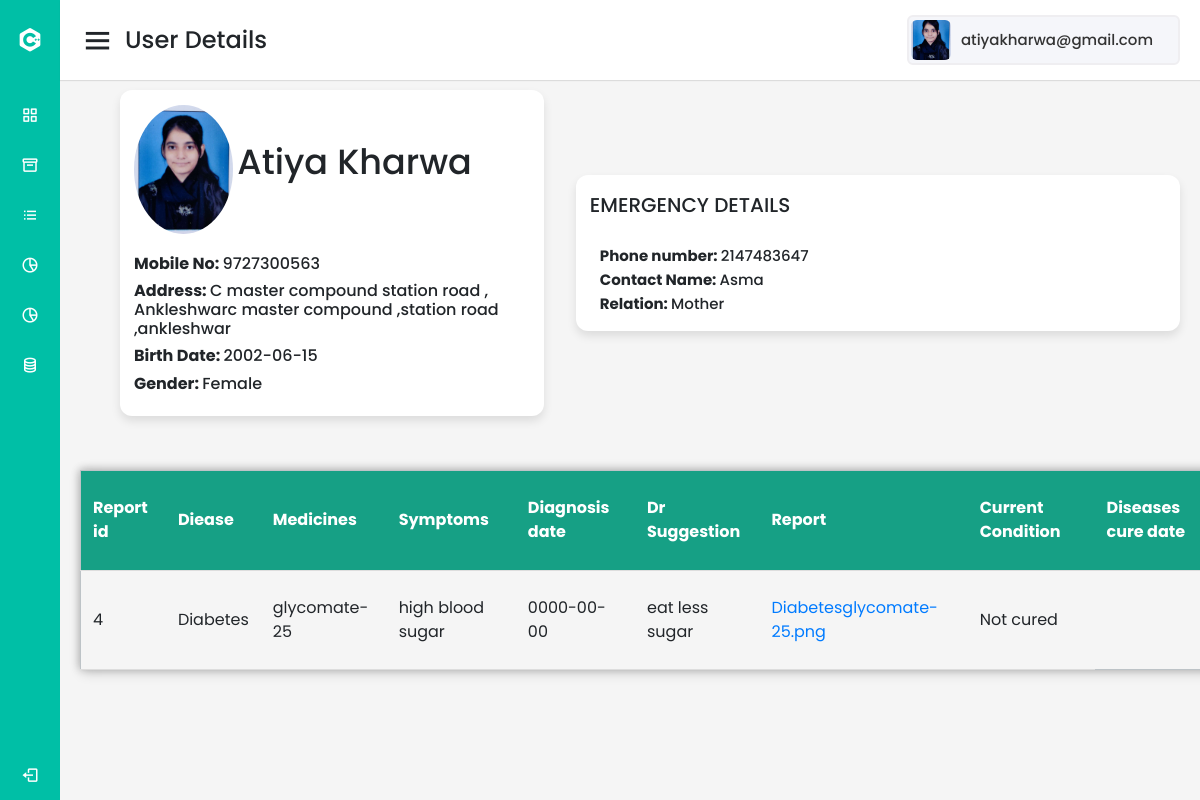
The app's page /patient/pt_dashboard.php (signed in) with its own data.
### tables this page shows
CREATE TABLE IF NOT EXISTS `master_patient_table` (
  `p_name` varchar(50) NOT NULL,
  `healthcardnumber` bigint(12) NOT NULL,
  `phoneno` varchar(11) NOT NULL,
  `address` varchar(250) NOT NULL,
  `email` varchar(50) NOT NULL,
  `bloodgroup` varchar(3) NOT NULL,
  `gender` varchar(10) NOT NULL,
  `age` int(3) NOT NULL,
  `aadhar_no` varchar(12) NOT NULL,
  `emergency_no` varchar(12) NOT NULL,
  `emc_name` varchar(50) NOT NULL,
  `emc_relation` varchar(50) NOT NULL,
  `date_issue_hc` date NOT NULL,
  `fileloc` text NOT NULL,
  `dob` date NOT NULL,
  KEY `healthcardnumber` (`healthcardnumber`)
);

CREATE TABLE IF NOT EXISTS `disease_table1` (
  `pa_hc_no` bigint(12) NOT NULL,
  `d_name` varchar(50) NOT NULL,
  `dr_id` int(10) NOT NULL,
  `medicines` varchar(250) NOT NULL,
  `symtoms` varchar(250) NOT NULL,
  `d_date` date NOT NULL,
  `suggest` varchar(250) NOT NULL,
  `report` varchar(250) NOT NULL,
  `ongoind_d_no` int(5) NOT NULL,
  `disease_id` int(11) NOT NULL AUTO_INCREMENT,
  `d_show` int(11) NOT NULL,
  PRIMARY KEY (`disease_id`),
  KEY `pa_hc_no` (`pa_hc_no`),
  KEY `dr_id` (`dr_id`)
);

### patient/pt_dashboard.php (the view, shortened to what this page needs)
<?php
include "config.php";
?>
<!DOCTYPE html>
<html lang="en">
<head>
    <link rel="stylesheet" href="css/style.css">
    <link href='https://unpkg.com/boxicons@2.0.7/css/boxicons.min.css' rel='stylesheet'>
    <link rel="stylesheet" href="https://cdn.jsdelivr.net/npm/bootstrap@4.0.0/dist/css/bootstrap.min.css">
    <link rel="stylesheet" href="css1/report.css">
</head>
<body>
    <div class="sidebar">
    <div class="logo-details">
      <i class='bx bxl-c-plus-plus'></i>
      <span class="logo_name">HealthCard</span>
    </div>
      <ul class="nav-links">
        <li>
          <a href="pt_dashboard.php" class="active">
            <i class='bx bx-grid-alt' ></i>
            <span class="links_name">Dashboard</span>
          </a>
        </li>
        <li>
          <a href="pt_add_vaccine.php">
            <i class='bx bx-box' ></i>
            <span class="links_name">Vaccine Report</span>
          </a>
        </li>
        <li>
          <a href="see_hc_card.php">
            <i class='bx bx-list-ul' ></i>
            <span class="links_name">Health Card</span>
          </a>
        </li>
        <li>
          <a href="search_clinic.php">
            <i class='bx bx-pie-chart-alt-2' ></i>
            <span class="links_name">Clinic List</span>
          </a>
        </li>
        <li>
          <a href="allergie.php">
            <i class='bx bx-pie-chart-alt-2' ></i>
            <span class="links_name">Allergy</span>
          </a>
</li>
        <li>
          <a href="control_report.php">
            <i class='bx bx-coin-stack' ></i>
            <span class="links_name">Control Report</span>
          </a>
        </li>
        <li class="log_out">
          <a href="logout.php">
            <i class='bx bx-log-out'></i>
            <span class="links_name">Log out</span>
          </a>
        </li>
      </ul>
  </div>
  <section class="home-section">
    <nav>
      <div class="sidebar-button">
        <i class='bx bx-menu sidebarBtn'></i>
        <span class="dashboard">User Details</span>
      </div>
      <div class="profile-details">
        <img src="<?php echo $_SESSION['pa_hc_no'];?>.png" alt="">
        <span class="admin_name"><?php echo $_SESSION['email']?></span>
      </div>
    </nav>
 <?php
$sql = "SELECT * FROM master_patient_table WHERE healthcardnumber = '{$_SESSION['pa_hc_no']}'";
$result = mysqli_query($con,$sql);
if(mysqli_num_rows($result) > 0 ){
  while($row = mysqli_fetch_assoc($result)) {
  $name = $row['p_name'];
  $address = $row['address'];
  $phone = $row['phoneno'] ;
  $gender = $row['gender'];
  $dob = $row['dob'];
  $emname = $row['emc_name'];
  $emcno = $row['emergency_no'];
  $emcrela = $row['emc_relation'];
  }}
?>
 <div class="home-content">
  <div class="overview-boxes">
    <div class="box">
      <div class="right-side">
          <img src="<?php echo $_SESSION['pa_hc_no'];?>.png" class="images">
        <div class="number"><?php echo $name?><br>
        </div>
         <h6 ><br><b>Mobile No: </b><?php echo $phone?></h6>
         <h6 ><b>Address: </b><?php echo $address?></h6>
         <h6><b>Birth Date: </b><?php echo $dob?></h6>
        <h6><b>Gender: </b><?php echo $gender?> </h6>
      </div>
    </div>
    <div class="box2">
      <div class="right-side">
          <div class="box-topic">EMERGENCY DETAILS</div><br>
        <div class="number"><b>Phone number: </b> <?php echo $emcno ?></div><br>
        <div class="number"><b>Contact Name:  </b><?php echo $emname?>  </div><br>
        <div class="number"><b>Relation:  </b> <?php echo $emcrela?> </div><br>
      </div>
    </div>
  </div>
  </div>
<div class="sales-boxes">
    <div class="recent-sales box"><br><br>
      <div class="sales-details">
      <?php
 $hc = $_SESSION['pa_hc_no'];
 $sql = "SELECT * FROM disease_table1 WHERE pa_hc_no = {$hc}";
$result = mysqli_query($con,$sql);
if(mysqli_num_rows($result) > 0 ){?>
    <div class="sales-boxes">
            <table >
                <tr id="header">
                    <th>Report id </th>
                    <th>Diease</th>
                    <th>Medicines</th>
                    <th>Symptoms</th>
                    <th>Diagnosis date</th>
                    <th>Dr Suggestion</th>
                    <th>Report</th>
                    <th>Current Condition</th>
                    <th>Diseases cure date</th>
                </tr>
                <?php
    while($row = mysqli_fetch_assoc($result)) {?>
                <tr>
                  <td><?php echo $row['disease_id'] ?></td>
                    <td><?php echo $row['d_name'] ?> </td>
                    <td><?php echo $row['medicines'] ?> </td>
                    <td><?php echo $row['symtoms'] ?></td>
                    <td><?php echo $row['d_date'] ?></td>
                    <td><?php echo $row['suggest'] ?> </td>
                    <td><a href = "http://localhost/healthcarecard-main/healthcarecard-main/doctor/<?php echo $row['report'];?>" target="_blank" ><?php echo $row['report']?></a></td>
                    <td><?php if($row['ongoind_d_no']='1'){echo "Not cured";}
                    else{
                      echo "Cured";
                    }?> </td>
                </tr>
           <?php } ?>
              </table>
              <?php }?>
      </div>
    </div>
  </div>
</div>
</section>
</body>
</html>

### patient/css/Style.css (style rules this page uses)
* { margin:0; padding:0; box-sizing: border-box; }
body, input { font-family:'Times New Roman', Times, serif; }

### patient/css1/report.css (style rules this page uses)
* { margin: 0; padding: 0; box-sizing: border-box; font-family: 'Poppins', sans-serif; }
.sidebar { position: fixed; height: 100%; width: 240px; background:#00bfa6; transition: all 0.5s ease; }
.sidebar .logo-details { height: 80px; display: flex; align-items: center; }
.sidebar .logo-details i { font-size: 28px; font-weight: 500; color: #fff; min-width: 60px; text-align: center }
.sidebar .logo-details .logo_name { color: #fff; font-size: 24px; font-weight: 500; }
.sidebar .nav-links { margin-top: 10px; }
.sidebar .nav-links li { position: relative; list-style: none; height: 50px; }
.sidebar .nav-links li a { height: 100%; width: 100%; display: flex; align-items: center; text-decoration: none; transition: all 0.4s ease; }
.sidebar .nav-links li a.active { background: #00bfa6; }
.sidebar .nav-links li i { min-width: 60px; text-align: center; font-size: 18px; color: #fff; }
.sidebar .nav-links li a .links_name { color: #fff; font-size: 15px; font-weight: 400; white-space: nowrap; }
.sidebar .nav-links .log_out { position: absolute; bottom: 0; width: 100%; }
.home-section { position: relative; background: #f5f5f5; min-height: 100vh; width: calc(100% - 240px); left: 240px; transition: all 0.5s ease; }
.home-section nav { display: flex; justify-content: space-between; height: 80px; background: #fff; display: flex; align-items: center; position: fixed; width: calc(100% - 240px); left: 240px; z-index: 100; padding: 0 20px; box-shadow: 0 1px 1px rgba(0, 0, 0, 0.1); transition: all 0.5s ease; }
.home-section nav .sidebar-button { display: flex; align-items: center; font-size: 24px; font-weight: 500; }
nav .sidebar-button i { font-size: 35px; margin-right: 10px; }
table { position: absolute; left: 50%; top: 50%; transform: translate(-50%, -50%); border-collapse: collapse; width: 100%; height: 200px; border: 1px solid #bdc3c7; box-shadow: 2px 2px 12px rgba(0, 0, 0, 0.2), -1px -1px 8px rgba(0, 0, 0, 0.2); margin-top: 170px; margin-left: 20px; margin-right: 10px; }
tr { transition: all .2s ease-in; cursor: pointer; }
th, td { padding: 12px; text-align: left; border-bottom: 1px solid #ddd; }
#header { background-color: #16a085; color: #fff; }
.home-section nav .profile-details { display: flex; align-items: center; background: #F5F6FA; border: 2px solid #EFEEF1; border-radius: 6px; height: 50px; min-width: 190px; padding: 0 15px 0 2px; }
nav .profile-details img { height: 40px; width: 40px; border-radius: 6px; object-fit: cover; }
nav .profile-details .admin_name { font-size: 15px; font-weight: 500; color: #333; margin: 0 10px; white-space: nowrap; }
.home-section .home-content { overflow: hidden; padding-top: 90px; margin-left: 20px; padding-left: 20px; }
.home-content .overview-boxes { display: flex; align-items: center; justify-content: space-between; flex-wrap: wrap; padding: 0 20px; margin-bottom: 26px; }
.home-content .overview-boxes .images { border-radius: 60%; height: 25%; width: 25%; object-fit: cover; }
table { border: 1px solid #bdc3c7; box-shadow: 2px 2px 12px rgba(0, 0, 0, 0.2), -1px -1px 8px rgba(0, 0, 0, 0.2); }
tr { cursor: pointer; }
.overview-boxes .box { display: flex; align-items: flex-start; justify-content: flex-start; width:40%; background: #fff; padding: 15px 14px; border-radius: 12px; box-shadow: 0 5px 10px rgba(0,0,0,0.1); }
.overview-boxes .box2 { display: flex; align-items: flex-start; justify-content: flex-start; width:57%; background: #fff; padding: 15px 14px; border-radius: 12px; box-shadow: 0 5px 10px rgba(0,0,0,0.1); }
.overview-boxes .box-topic { font-size: 20px; font-weight: 500; }
.home-content .box2 .number { display: inline-block; font-size: 15px; font-weight: 500; margin-left: 10px; }
.home-content .box .number { display: inline-block; font-size: 35px; margin-top: -6px; font-weight: 500; }
@media (max-width: 1240px) { .sidebar { width: 60px; } }
@media (max-width: 1240px) { .home-section { width: calc(100% - 60px); left: 60px; } }
@media (max-width: 1240px) { .home-section nav { width: calc(100% - 60px); left: 60px; } }

### records on screen
master_patient_table: p_name "Atiya Kharwa", phoneno "9727300563", address "C master compound station road , Ankleshwarc master compound ,station road ,ankleshwar", dob "2002-06-15", gender "Female", emergency_no "2147483647", emc_name "Asma", emc_relation "Mother"
disease_table1: disease_id "4", d_name "Diabetes", medicines "glycomate-25", symtoms "high blood sugar", d_date "0000-00-00", suggest "eat less sugar", report "Diabetesglycomate-25.png"

### other values on screen
$_SESSION['email'] "atiyakharwa@gmail.com"
